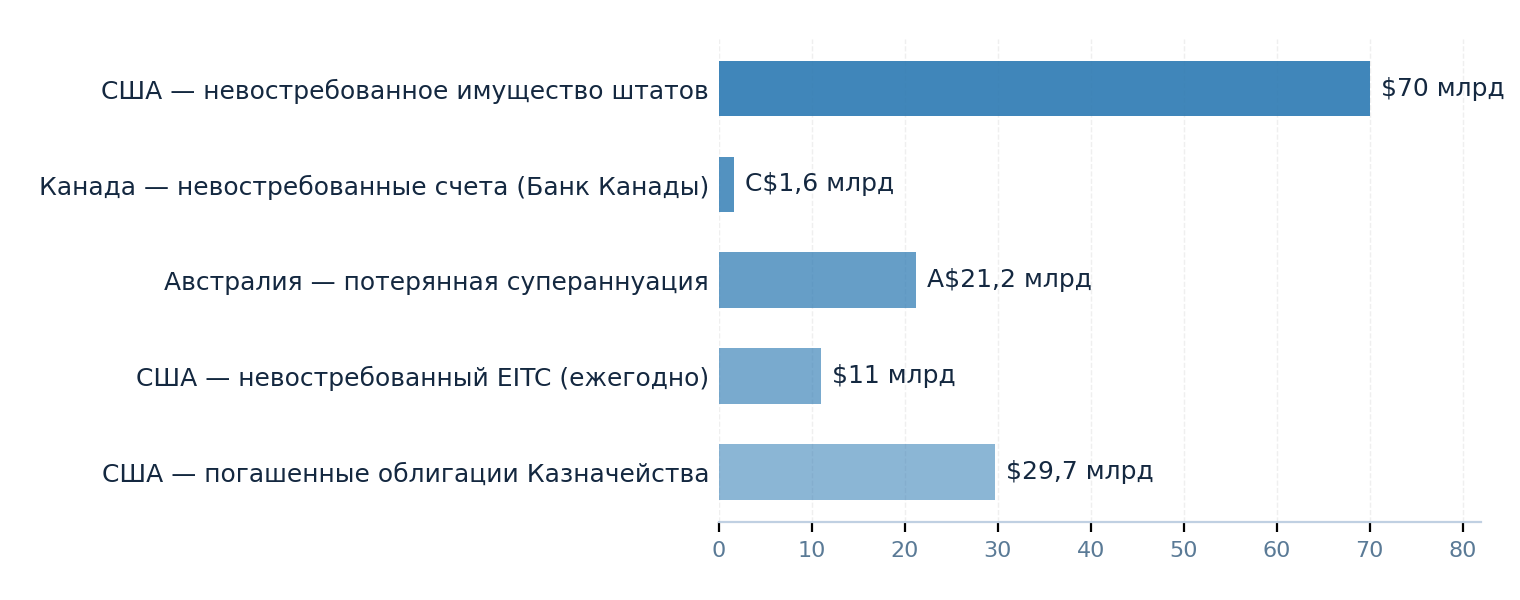
#> input picture scripts/civicclaim_chart.png, 1520 x 600 px
$ python qa_pixel_check.py civicclaim_chart.png
#> lines starting #> are read from the running program, lines starting #| are printed output that depends on the picture
#!/usr/bin/env python3
"""QA pixel analysis: detect gray/blurry regions in section screenshots.

A region is 'gray-ish' if luminance is mid-range with very low color
saturation — i.e. neither deep black background nor gold accent.
"""
import sys
from PIL import Image

def analyze(path: str) -> None:
#> called with path = 'civicclaim_chart.png'
    img = Image.open(path).convert("RGB")
    w, h = img.size
#> w = 1520; h = 600
    small = img.resize((min(400, w), min(400, h)))
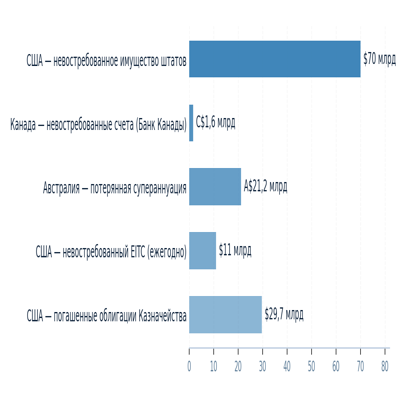
#> small: PIL image 400x400 RGB; mean R, G, B 237.4, 242.4, 246.3
    px = small.load()
    sw, sh = small.size
#> sw = 400; sh = 400
    total = gray = black = gold = light = 0
    for y in range(sh):
        for x in range(sw):
            r, g, b = px[x, y]
            lum = 0.2126 * r + 0.7152 * g + 0.0722 * b
            mx, mn = max(r, g, b), min(r, g, b)
            sat = 0 if mx == 0 else (mx - mn) / mx
            total += 1
            if lum < 28:
                black += 1          # deep black background — good
            elif lum > 200:
                light += 1          # bright text/elements
            elif sat > 0.25 and r >= g >= b:
                gold += 1           # gold accent
            elif 60 < lum < 190 and sat < 0.16:
                gray += 1           # suspicious gray haze
#> after the loop, black = 7; gold = 0; gray = 3031; light = 142289; total = 160000
    pct = lambda n: 100 * n / total
    print(f"{path.split('/')[-1]:24s} black={pct(black):5.1f}%  gold={pct(gold):5.1f}%  "
          f"light={pct(light):4.1f}%  GRAY-HAZE={pct(gray):5.1f}%")
#| civicclaim_chart.png     black=  0.0%  gold=  0.0%  light=88.9%  GRAY-HAZE=  1.9%
    if pct(gray) > 4:
        print(f"   ⚠️  significant gray haze detected in {path}")

if __name__ == "__main__":
    for p in sys.argv[1:]:
        analyze(p)
